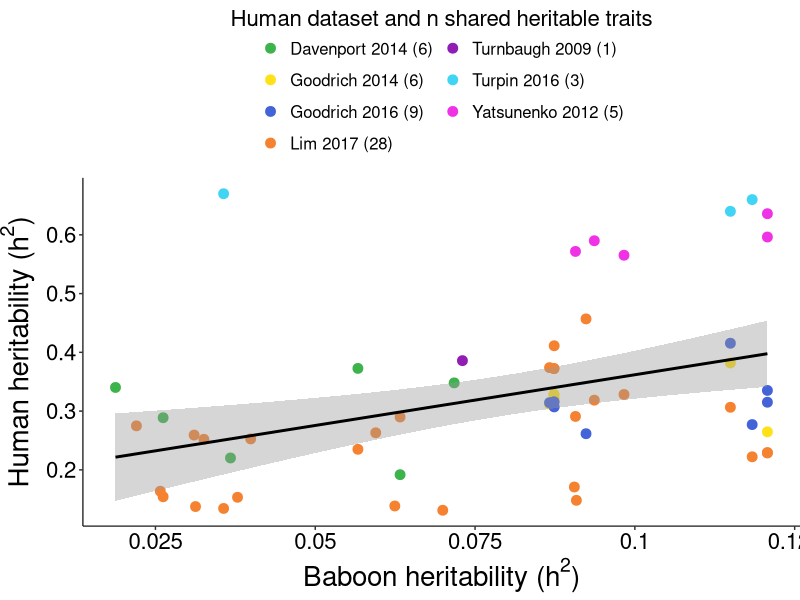

Source code (R):
############################################################################
#### Script 4: Humans and baboons share heritable taxa ####
############################################################################

library(ggplot2)
library(RColorBrewer)
library(lmerTest)
library(dplyr)

#### Comparing heritability estimates in humans vs baboons ####

#read in current baboon study, limit to only heritable traits
babs <- read.csv("git_h2_model_283single_taxon_and_7community_phenotype_output.csv", row.names = 1)
babs <- babs %>%
  mutate(baboon_h2_estimate = heritability) %>%
  mutate(baboon_is_heritable = ifelse(p_adjust < 0.1, "heritable", "NS")) %>%
  mutate(simple_name = phenotype) %>%
  filter(baboon_is_heritable == "heritable") %>%
  dplyr::select(baboon_h2_estimate, baboon_is_heritable, simple_name)

#read in processed human studies, limit to only heritable traits
humans <- read.csv("git_human_heritability_studies_noASV_or_unknown.csv", row.names = 1)
humans <- humans %>%
  filter(is_heritable == "heritable")

#limit datasets to only traits with exact name nmatches 
mods_graph <- merge(babs, humans, by = "simple_name")
mods_graph <- mods_graph %>%
  arrange(simple_name)

#add a descriptive label
mods_stats <- mods_graph %>%
  group_by(dataset) %>%
  dplyr::summarise(n_traits = n()) %>%
  mutate(`Human dataset and n shared heritable traits` = paste(dataset, " (", n_traits, ")", sep= ''))

mods_graph <- merge(mods_graph, mods_stats, by = "dataset")

# Linear mixed model, controlling for some taxa appearing in multiple datasets
lm1 <- lmer(h2_estimate ~ baboon_h2_estimate + (1|dataset), data = mods_graph)
summary(lm1)

# Calculate the correlation between mean human and baboon heritability
mean_h2 <- mods_graph %>%
  group_by(simple_name) %>%
  summarise(mean_human_h2 = mean(h2_estimate))
baboon_h2 <- mods_graph %>%
  dplyr::select(simple_name, baboon_h2_estimate) %>%
  distinct()
mean_h2 <- merge(mean_h2, baboon_h2, by = "simple_name")
cor.test(mean_h2$baboon_h2_estimate, mean_h2$mean_human_h2)


#### Fig. 2D ####

#specify colors
palEcol <-c('#3cb44b', '#ffe119', '#4363d8', '#f58231', '#911eb4', '#42d4f4', '#f032e6')

t1<-theme(plot.margin = unit(c(0, 0, 0, 0), "cm"),                               
          plot.background = element_blank(), 
          panel.grid.major.x = element_blank(), 
          panel.grid.minor = element_blank(), 
          panel.border = element_blank(), 
          panel.background = element_blank(),
          axis.line.x = element_line(size=.4), 
          axis.line.y = element_line(size=.4), 
          legend.position= "top",
          legend.text = element_text(color="black", size=12),
          legend.title = element_text(color="black", size=16),
          axis.title = element_text(color="black", size=20),
          axis.text = element_text(color="black", size=16)
)

Fig2D <- ggplot(mods_graph, aes(x=baboon_h2_estimate, y = h2_estimate)) + 
  geom_point(aes(color = `Human dataset and n shared heritable traits`), size = 3) +
  geom_smooth(method = 'lm', color = "black") +
  scale_color_manual(values = palEcol, guide = guide_legend(ncol = 2, title.position="top", title.hjust = 0.5)) +
  scale_x_continuous(breaks = c(0.025, 0.05, 0.075, 0.1, 0.125), labels = c(0.025, 0.05, 0.075, 0.1, 0.125)) +
  labs(x = expression(paste("Baboon heritability (", h^2, ")"))) +
  labs(y = expression(paste("Human heritability (", h^2, ")"))) +
  t1
